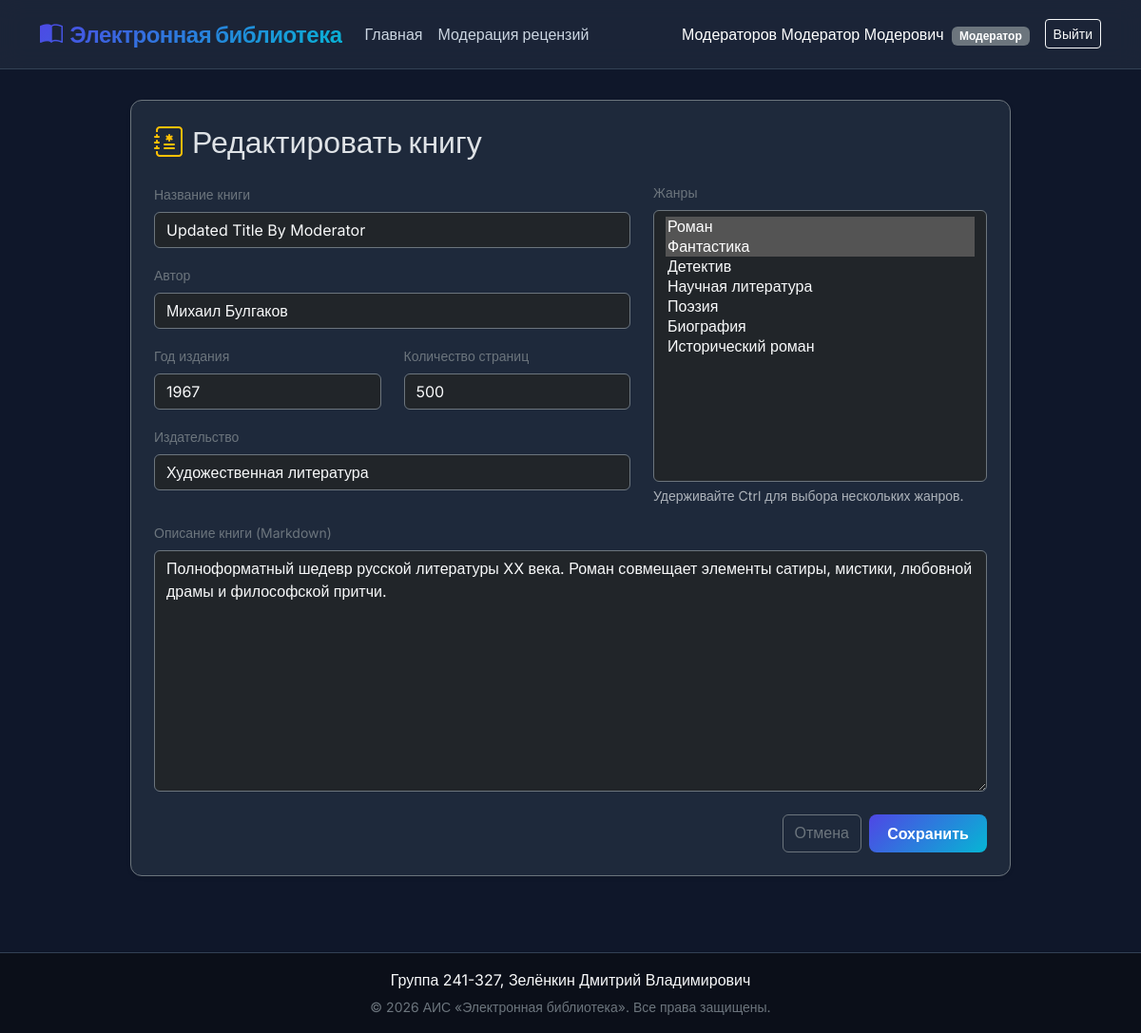
/books/1/edit (signed in), run on the app's committed database.
### models.py (models this page shows, shortened)
class User(db.Model, UserMixin):
    __tablename__ = 'users'
    id = db.Column(db.Integer, primary_key=True)
    login = db.Column(db.String(100), unique=True, nullable=False)
    password_hash = db.Column(db.String(255), nullable=False)
    last_name = db.Column(db.String(100), nullable=False)
    first_name = db.Column(db.String(100), nullable=False)
    middle_name = db.Column(db.String(100), nullable=True)
    role_id = db.Column(db.Integer, db.ForeignKey('roles.id'), nullable=False)
    reviews = db.relationship('Review', backref='user', lazy=True)
    @property
    def full_name(self):
        parts = [self.last_name, self.first_name]
        if self.middle_name:
            parts.append(self.middle_name)
        return " ".join(parts)
    @property
    def is_admin(self):
        return self.role.name == 'administrator'
    @property
    def is_moderator(self):
        return self.role.name == 'moderator'
    @property
    def is_user(self):
        return self.role.name == 'user'
    def can_moderate(self):
        return self.is_admin or self.is_moderator

class Role(db.Model):
    __tablename__ = 'roles'
    id = db.Column(db.Integer, primary_key=True)
    name = db.Column(db.String(50), unique=True, nullable=False)
    description = db.Column(db.Text, nullable=False)
    users = db.relationship('User', backref='role', lazy=True)

class Book(db.Model):
    __tablename__ = 'books'
    id = db.Column(db.Integer, primary_key=True)
    title = db.Column(db.String(255), nullable=False)
    description = db.Column(db.Text, nullable=False)
    year = db.Column(db.Integer, nullable=False)
    publisher = db.Column(db.String(255), nullable=False)
    author = db.Column(db.String(255), nullable=False)
    pages = db.Column(db.Integer, nullable=False)
    created_at = db.Column(db.DateTime, nullable=False, server_default=func.now())
    genres = db.relationship('Genre', secondary=book_genre, backref=db.backref('books', lazy='dynamic'))
    cover = db.relationship('Cover', uselist=False, backref='book', cascade='all, delete-orphan')
    reviews = db.relationship('Review', backref='book', lazy=True, cascade='all, delete-orphan')

### books.py (the view, shortened to what this page needs)
@books_bp.route('/books/<int:book_id>/edit', methods=['GET', 'POST'])
@check_role(['administrator', 'moderator'])
def edit(book_id):
    book = Book.query.get_or_404(book_id)
    genres = Genre.query.all()
    form_data = {
        'title': book.title,
        'description': book.description,
        'year': book.year,
        'publisher': book.publisher,
        'author': book.author,
        'pages': book.pages,
        'genres': [g.id for g in book.genres]
    }
    return render_template('books/form.html', book=book, genres=genres, action='edit', form_data=form_data)

### auth.py (called while the page is built)
def check_role(allowed_roles):
    def decorator(f):
        @wraps(f)
        def decorated_function(*args, **kwargs):
            if not current_user.is_authenticated:
                flash("Для выполнения данного действия необходимо пройти процедуру аутентификации", "warning")
                return redirect(url_for('auth.login'))
            if current_user.role.name not in allowed_roles:
                flash("У вас недостаточно прав для выполнения данного действия", "danger")
                return redirect(url_for('books.index'))
            return f(*args, **kwargs)
        return decorated_function
    return decorator

### templates/books/form.html (shortened to what this page needs)
{% extends 'base.html' %}
{% from 'macros/book_form.html' import render_book_form %}
{% block extra_css %}
<link rel="stylesheet" href="https://cdn.jsdelivr.net/npm/easymde/dist/easymde.min.css">
{% endblock %}
{% block content %}
<div class="row justify-content-center">
    <div class="col-lg-10">
        <div class="card card-custom p-4 shadow-sm border border-secondary mb-5">
            <h2 class="card-title mb-4 font-weight-bold" style="font-family: 'Outfit', sans-serif;">
                {% if action == 'create' %}
                    <i class="bi bi-journal-plus me-2 text-primary"></i>Добавить книгу
                {% else %}
                    <i class="bi bi-journal-medical me-2 text-warning"></i>Редактировать книгу
                {% endif %}
            </h2>
            {{ render_book_form(action, genres, form_data, book) }}
        </div>
    </div>
</div>
{% endblock %}

### templates/base.html (shortened to what this page needs)
<!DOCTYPE html>
<html lang="ru" class="h-100" data-bs-theme="dark">
<head>
    <link href="https://cdn.jsdelivr.net/npm/bootstrap@5.3.3/dist/css/bootstrap.min.css" rel="stylesheet">
    <link rel="stylesheet" href="{{ url_for('static', filename='styles.css') }}">
    <link rel="stylesheet" href="https://cdn.jsdelivr.net/npm/bootstrap-icons@1.11.3/font/bootstrap-icons.min.css">
    {% block extra_css %}{% endblock %}
</head>
<body class="d-flex flex-column h-100">
    <nav class="navbar navbar-expand-lg navbar-dark sticky-top">
        <div class="container">
            <a class="navbar-brand" href="{{ url_for('books.index') }}">
                <i class="bi bi-book-half me-2"></i>Электронная библиотека
            </a>
            <div class="collapse navbar-collapse" id="navbarNav">
                <ul class="navbar-nav me-auto mb-2 mb-lg-0">
                    <li class="nav-item">
                        <a class="nav-link {% if request.endpoint == 'books.index' %}active{% endif %}" href="{{ url_for('books.index') }}">Главная</a>
                    </li>
                    {% if current_user.is_authenticated %}
                        {% if current_user.can_moderate() %}
                            <li class="nav-item">
                                <a class="nav-link {% if request.endpoint == 'variants.moderation_list' %}active{% endif %}" href="{{ url_for('variants.moderation_list') }}">Модерация рецензий</a>
                            </li>
                        {% endif %}
                    {% endif %}
                </ul>
                <div class="d-flex align-items-center">
                    {% if current_user.is_authenticated %}
                        <span class="navbar-text text-white me-3 font-weight-medium">
                            {{ current_user.full_name }}
                            <span class="badge bg-secondary ms-1">{{ current_user.role.description }}</span>
                        </span>
                        <a href="{{ url_for('auth.logout') }}" class="btn btn-outline-light btn-sm">Выйти</a>
                    {% else %}
                        <a href="{{ url_for('auth.login') }}" class="btn btn-gradient btn-sm">Войти</a>
                    {% endif %}
                </div>
            </div>
        </div>
    </nav>
    <main class="container my-4 py-2">
        {% block content %}{% endblock %}
    </main>
    <footer class="footer mt-auto py-3">
        <div class="container text-center">
            <p class="mb-1 text-light">Группа 241-327, Зелёнкин Дмитрий Владимирович</p>
            <small class="text-secondary">&copy; {{ datetime.now().year if datetime else 2026 }} АИС «Электронная библиотека». Все права защищены.</small>
        </div>
    </footer>
</body>
</html>

### templates/macros/book_form.html (shortened to what this page needs)
{% macro render_book_form(action, genres, form_data={}, book=None) %}
<form method="POST" action="{% if action == 'create' %}{{ url_for('books.create') }}{% else %}{{ url_for('books.edit', book_id=book.id) }}{% endif %}" enctype="multipart/form-data">
    <div class="row">
        <div class="col-md-7">
            <div class="mb-3">
                <label for="title" class="form-label text-secondary small">Название книги</label>
                <input type="text" class="form-control bg-dark border-secondary text-light" id="title" name="title" value="{{ form_data.get('title', '') }}" required>
            </div>
            <div class="mb-3">
                <label for="author" class="form-label text-secondary small">Автор</label>
                <input type="text" class="form-control bg-dark border-secondary text-light" id="author" name="author" value="{{ form_data.get('author', '') }}" required>
            </div>
            <div class="row">
                <div class="col-md-6 mb-3">
                    <label for="year" class="form-label text-secondary small">Год издания</label>
                    <input type="number" class="form-control bg-dark border-secondary text-light" id="year" name="year" value="{{ form_data.get('year', '') }}" required>
                </div>
                <div class="col-md-6 mb-3">
                    <label for="pages" class="form-label text-secondary small">Количество страниц</label>
                    <input type="number" class="form-control bg-dark border-secondary text-light" id="pages" name="pages" value="{{ form_data.get('pages', '') }}" required>
                </div>
            </div>
            <div class="mb-3">
                <label for="publisher" class="form-label text-secondary small">Издательство</label>
                <input type="text" class="form-control bg-dark border-secondary text-light" id="publisher" name="publisher" value="{{ form_data.get('publisher', '') }}" required>
            </div>
        </div>
        <div class="col-md-5">
            <div class="mb-3 h-100 d-flex flex-column">
                <label for="genres" class="form-label text-secondary small">Жанры</label>
                <select class="form-select bg-dark border-secondary text-light flex-grow-1" id="genres" name="genres" multiple style="min-height: 250px;" required>
                    {% for genre in genres %}
                        {% set selected = false %}
                        {% if form_data.get('genres') %}
                            {% if genre.id in form_data.get('genres') or genre.id|string in form_data.get('genres') %}
                                {% set selected = true %}
                            {% endif %}
                        {% endif %}
                        <option value="{{ genre.id }}" {% if selected %}selected{% endif %}>{{ genre.name }}</option>
                    {% endfor %}
                </select>
                <div class="form-text text-muted small mt-1">Удерживайте Ctrl для выбора нескольких жанров.</div>
            </div>
        </div>
    </div>
    <div class="row mt-3">
        <div class="col-12 mb-4">
            <label for="description" class="form-label text-secondary small">Описание книги (Markdown)</label>
            <textarea class="form-control bg-dark border-secondary text-light" id="description" name="description" rows="10">{{ form_data.get('description', '') }}</textarea>
        </div>
    </div>
    <div class="d-flex justify-content-end gap-2">
        <a href="{% if action == 'edit' %}{{ url_for('books.view', book_id=book.id) }}{% else %}{{ url_for('books.index') }}{% endif %}" class="btn btn-outline-secondary">Отмена</a>
        <button type="submit" class="btn btn-gradient">Сохранить</button>
    </div>
</form>
{% endmacro %}

### static/styles.css (style rules this page uses)
:root { --primary: #0a3d62; --accent: #00d1b2; --primary-gradient: linear-gradient(135deg, var(--primary), var(--accent)); --bg-color: #0b133e; --card-bg: #15204d; --border-color: #283e6c; --text-main: #f8fafc; --text-muted: #a0b5d8; }
body { background-color: var(--bg-color); color: var(--text-main); }
.navbar { background-color: rgba(21, 32, 77, 0.85) !important; backdrop-filter: blur(12px); border-bottom: 1px solid var(--border-color); }
.nav-link { color: #cbd5e1 !important; }
.btn-gradient { background: var(--primary-gradient); border: none; color: #fff !important; }
.card-custom { background-color: var(--card-bg); border: 1px solid var(--border-color); }
.footer { background-color: #0b0f19; border-top: 1px solid var(--border-color); color: var(--text-muted); }

### templates/base.html (style rules this page uses)
:root { --primary-gradient: linear-gradient(135deg, #4f46e5, #06b6d4); --bg-color: #0f172a; --card-bg: #1e293b; --border-color: #334155; --text-main: #f8fafc; --text-muted: #94a3b8; }
body { font-family: 'Inter', sans-serif; background-color: var(--bg-color); color: var(--text-main); display: flex; flex-direction: column; min-height: 100vh; }
.navbar { background-color: rgba(30, 41, 59, 0.8) !important; backdrop-filter: blur(12px); border-bottom: 1px solid var(--border-color); padding: 0.8rem 1rem; }
.navbar-brand { font-family: 'Outfit', sans-serif; font-weight: 700; background: var(--primary-gradient); -webkit-background-clip: text; -webkit-text-fill-color: transparent; font-size: 1.5rem; letter-spacing: -0.5px; }
.nav-link { color: #cbd5e1 !important; font-weight: 500; transition: color 0.2s ease, transform 0.2s ease; }
.btn-gradient { background: var(--primary-gradient); border: none; color: white !important; font-weight: 600; border-radius: 8px; padding: 0.5rem 1.2rem; transition: all 0.3s ease; }
.footer { background-color: #0b0f19; border-top: 1px solid var(--border-color); color: var(--text-muted); padding: 1.5rem 0; margin-top: auto; }
.card-custom { background-color: var(--card-bg); border: 1px solid var(--border-color); border-radius: 12px; overflow: hidden; transition: all 0.3s cubic-bezier(0.4, 0, 0.2, 1); }

### data on the page
User: full_name "Модераторов Модератор Модерович"
Role: role.description "Модератор"
Book: title "Updated Title By Moderator", author "Михаил Булгаков", year "1967", pages "500", publisher "Художественная литература", description "Полноформатный шедевр русской литературы XX века. Роман совмещает элементы сатиры, мистики, любовной драмы и философской притчи."

### other printed values
form field genres "Роман ☑ / Фантастика ☑ / Детектив / Научная литература / Поэзия / Биография / Исторический роман"
